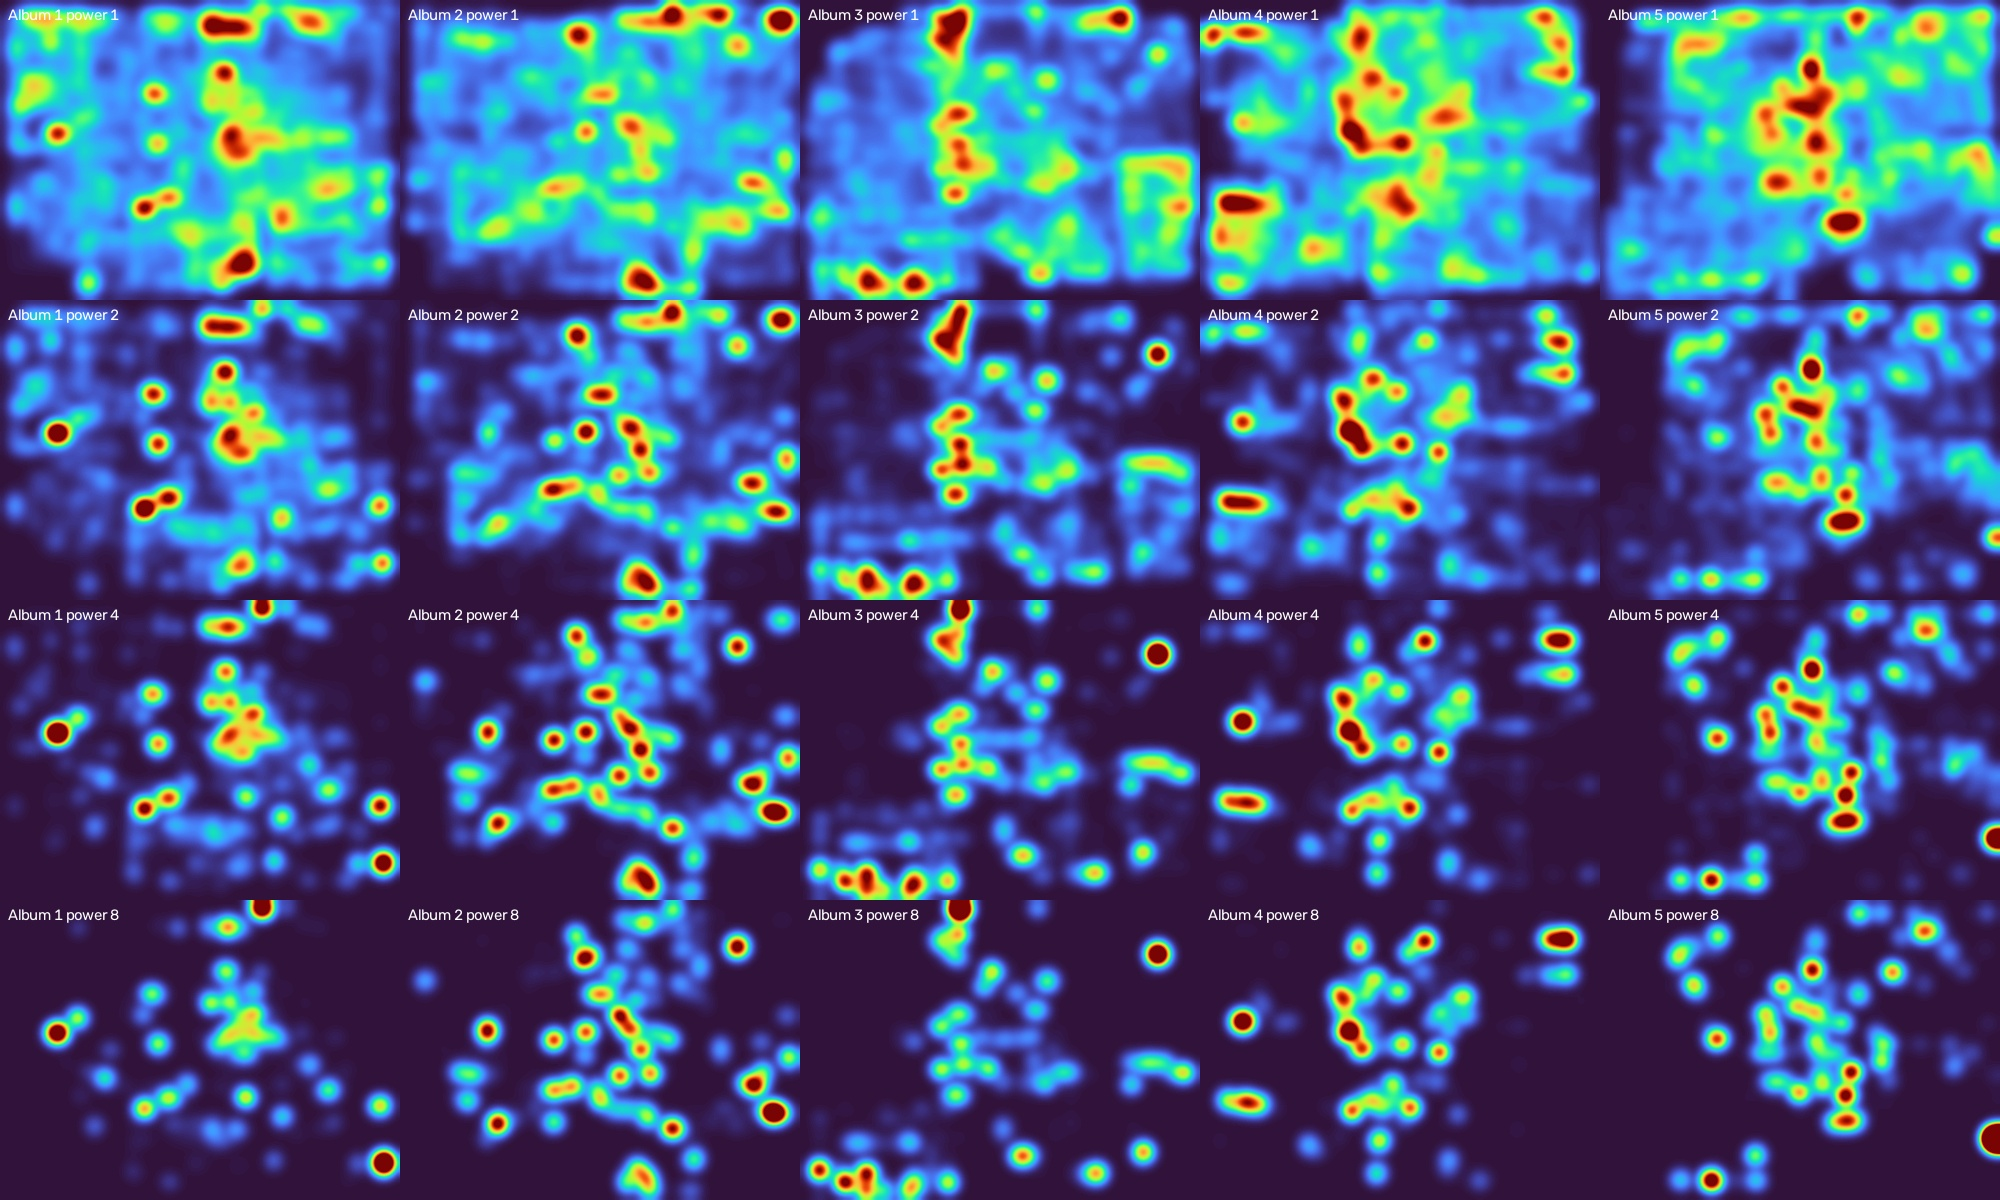

The Python source for this figure:
import sys
from pathlib import Path
sys.path.insert(0,str(Path(__file__).parent/'packages'))
import numpy as np,cv2
from detect import valid_area
root=Path(__file__).parent
sheet=np.zeros((300*4,400*5,3),np.uint8)
for ai in range(5):
 pages=sorted((root/'results_v2/maps').glob(f'album_{ai+1}_*.npz'));sums=[np.zeros((300,400),np.float32) for _ in range(4)];base=sums[0].copy()
 for p in pages:
  pr=np.load(p)['prob'].astype(np.float32)
  page=root/'task_kazakhstan/albums'/f'album_{ai+1}'/(p.stem.split(f'album_{ai+1}_')[1]+'.jpg')
  valid=valid_area(cv2.imread(str(page)))
  pr=cv2.boxFilter(pr,-1,(7,7));pr[~valid]=0
  base+=valid/valid.sum()
  for i,beta in enumerate([1,2,4,8]):
   q=pr**beta;q/=q.sum()+1e-9;sums[i]+=q
 for i,total in enumerate(sums):
  total=cv2.GaussianBlur(total,(0,0),7)
  # Reduce the common central placement bias shared by all stamps.
  bg=cv2.GaussianBlur(base.astype(np.float32),(0,0),15)
  ratio=total/(bg+.00001)
  np.save(root/f'aggregate_{ai+1}_{i}.npy',ratio)
  a=(np.clip(ratio/np.percentile(ratio,99.5),0,1)*255).astype(np.uint8)
  vis=cv2.applyColorMap(a,cv2.COLORMAP_TURBO)
  cv2.putText(vis,f'Album {ai+1} power {[1,2,4,8][i]}',(8,20),cv2.FONT_HERSHEY_SIMPLEX,.5,(255,255,255),1)
  sheet[i*300:(i+1)*300,ai*400:(ai+1)*400]=vis
 print(ai+1,len(pages),flush=True)
cv2.imwrite(str(root/'aggregate.jpg'),sheet)
